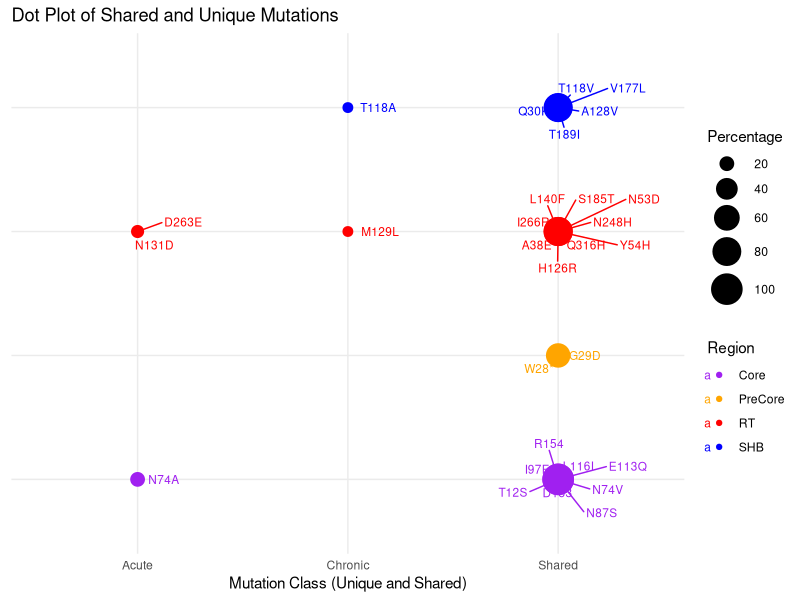

Source code (R):
# Load necessary libraries
library(ggplot2)
library(tidyr)
library(dplyr)
library(ggrepel)

# Load the dataset
mutations_data <- read.csv("Mutations_Unique_Shared.csv")

# Rename columns for easier manipulation
colnames(mutations_data) <- c('RT_Mutation', 'RT_Acute', 'RT_Chronic', 'RT_p_value',
                              'SHB_Mutation', 'SHB_Acute', 'SHB_Chronic', 'SHB_p_value',
                              'PreCore_Mutation', 'PreCore_Acute', 'PreCore_Chronic', 'PreCore_p_value',
                              'Core_Mutation', 'Core_Acute', 'Core_Chronic', 'Core_p_value')

# Convert relevant columns to numeric
mutations_data <- mutations_data %>%
  mutate(across(c(RT_Acute, RT_Chronic, SHB_Acute, SHB_Chronic, 
                  PreCore_Acute, PreCore_Chronic, Core_Acute, Core_Chronic), as.numeric))

# Classify mutations as "Shared", "Unique_Acute", or "Unique_Chronic"
mutations_data <- mutations_data %>%
  mutate(Mutation_Class = case_when(
    (RT_Acute > 0 & RT_Chronic > 0) |
      (SHB_Acute > 0 & SHB_Chronic > 0) |
      (PreCore_Acute > 0 & PreCore_Chronic > 0) |
      (Core_Acute > 0 & Core_Chronic > 0) ~ "Shared",
    
    (RT_Acute > 0 & (is.na(RT_Chronic) | RT_Chronic == 0)) | 
      (SHB_Acute > 0 & (is.na(SHB_Chronic) | SHB_Chronic == 0)) |
      (PreCore_Acute > 0 & (is.na(PreCore_Chronic) | PreCore_Chronic == 0)) |
      (Core_Acute > 0 & (is.na(Core_Chronic) | Core_Chronic == 0)) ~ "Unique_Acute",
    
    (RT_Chronic > 0 & (is.na(RT_Acute) | RT_Acute == 0)) | 
      (SHB_Chronic > 0 & (is.na(SHB_Acute) | SHB_Acute == 0)) |
      (PreCore_Chronic > 0 & (is.na(PreCore_Acute) | PreCore_Acute == 0)) |
      (Core_Chronic > 0 & (is.na(Core_Acute) | Core_Acute == 0)) ~ "Unique_Chronic",
    
    TRUE ~ NA_character_
  ))

# Reshape the data for plotting
mutations_long <- mutations_data %>%
  pivot_longer(cols = c(RT_Acute, RT_Chronic, SHB_Acute, SHB_Chronic, PreCore_Acute, PreCore_Chronic, Core_Acute, Core_Chronic),
               names_to = c("Region", "Cohort"),
               names_pattern = "(.*)_(.*)",
               values_to = "Percentage")

# Filter the data to include only mutations with >15% in either Acute or Chronic
mutations_long_filtered <- mutations_long %>%
  filter(Percentage > 15)

# Add a new column to set the x-axis category (Acute, Shared, Chronic)
mutations_long_filtered <- mutations_long_filtered %>%
  mutate(Category = case_when(
    Mutation_Class == "Unique_Acute" ~ "Acute",
    Mutation_Class == "Shared" ~ "Shared",
    Mutation_Class == "Unique_Chronic" ~ "Chronic"
  ))

# Create a combined column for mutation labels
mutations_long_filtered <- mutations_long_filtered %>%
  mutate(Mutation_Label = case_when(
    Region == "RT" ~ RT_Mutation,
    Region == "SHB" ~ SHB_Mutation,
    Region == "PreCore" ~ PreCore_Mutation,
    Region == "Core" ~ Core_Mutation
  ))

# Remove duplicates in the Shared category
mutations_long_filtered <- mutations_long_filtered %>%
  distinct(Mutation_Label, Category, .keep_all = TRUE)  # Keep only the first occurrence of each mutation in Shared

# Create the dot plot with labels for mutations
ggplot(mutations_long_filtered, aes(x = Category, y = Region, size = Percentage, color = Region, label = Mutation_Label)) +
  geom_point() +
  geom_text_repel(size = 3, max.overlaps = Inf, box.padding = 0.35, point.padding = 0.3, hjust = -0.3) +  # Label all mutations
  scale_size_continuous(range = c(3, 10)) +  # Make the size of points proportional to percentage
  labs(title = "Dot Plot of Shared and Unique Mutations",
       x = "Mutation Class (Unique and Shared)",
       y = NULL) +  # Remove the Y-axis label
  scale_color_manual(values = c("RT" = "red", "SHB" = "blue", "PreCore" = "orange", "Core" = "purple")) +  # Change PreCore to orange
  theme_minimal() +
  theme(axis.text.x = element_text(angle = 0, hjust = 0.5),
        axis.text.y = element_blank(),  # Remove y-axis text
        axis.ticks.y = element_blank())  # Remove y-axis ticks
